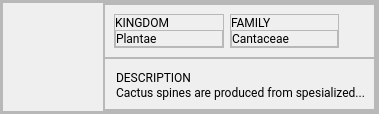
                 <widget class="QFrame" name="frame_45">
                  <property name="frameShape">
                   <enum>QFrame::StyledPanel</enum>
                  </property>
                  <property name="frameShadow">
                   <enum>QFrame::Raised</enum>
                  </property>
                  <layout class="QHBoxLayout" name="horizontalLayout_54">
                   <property name="spacing">
                    <number>0</number>
                   </property>
                   <property name="leftMargin">
                    <number>0</number>
                   </property>
                   <property name="topMargin">
                    <number>0</number>
                   </property>
                   <property name="rightMargin">
                    <number>0</number>
                   </property>
                   <property name="bottomMargin">
                    <number>0</number>
                   </property>
                   <item>
                    <widget class="QFrame" name="frame_62">
                     <property name="frameShape">
                      <enum>QFrame::StyledPanel</enum>
                     </property>
                     <property name="frameShadow">
                      <enum>QFrame::Raised</enum>
                     </property>
                     <layout class="QHBoxLayout" name="horizontalLayout_55">
                      <property name="spacing">
                       <number>4</number>
                      </property>
                      <property name="leftMargin">
                       <number>0</number>
                      </property>
                      <property name="topMargin">
                       <number>0</number>
                      </property>
                      <property name="rightMargin">
                       <number>0</number>
                      </property>
                      <property name="bottomMargin">
                       <number>0</number>
                      </property>
                      <item>
                       <widget class="QFrame" name="frame_63">
                        <property name="frameShape">
                         <enum>QFrame::StyledPanel</enum>
                        </property>
                        <property name="frameShadow">
                         <enum>QFrame::Raised</enum>
                        </property>
                        <layout class="QHBoxLayout" name="horizontalLayout_56">
                         <property name="spacing">
                          <number>0</number>
                         </property>
                         <property name="leftMargin">
                          <number>0</number>
                         </property>
                         <property name="topMargin">
                          <number>0</number>
                         </property>
                         <property name="rightMargin">
                          <number>0</number>
                         </property>
                         <property name="bottomMargin">
                          <number>0</number>
                         </property>
                         <item>
                          <widget class="QLabel" name="label_80">
                           <property name="minimumSize">
                            <size>
                             <width>100</width>
                             <height>100</height>
                            </size>
                           </property>
                           <property name="maximumSize">
                            <size>
                             <width>100</width>
                             <height>100</height>
                            </size>
                           </property>
                           <property name="text">
                            <string/>
                           </property>
                           <property name="scaledContents">
                            <bool>true</bool>
                           </property>
                          </widget>
                         </item>
                         <item>
                          <widget class="QFrame" name="frame_64">
                           <property name="frameShape">
                            <enum>QFrame::StyledPanel</enum>
                           </property>
                           <property name="frameShadow">
                            <enum>QFrame::Raised</enum>
                           </property>
                           <layout class="QVBoxLayout" name="verticalLayout_24">
                            <property name="spacing">
                             <number>0</number>
                            </property>
                            <property name="leftMargin">
                             <number>0</number>
                            </property>
                            <property name="topMargin">
                             <number>0</number>
                            </property>
                            <property name="rightMargin">
                             <number>0</number>
                            </property>
                            <property name="bottomMargin">
                             <number>0</number>
                            </property>
                            <item>
                             <widget class="QFrame" name="frame_10">
                              <property name="frameShape">
                               <enum>QFrame::StyledPanel</enum>
                              </property>
                              <property name="frameShadow">
                               <enum>QFrame::Raised</enum>
                              </property>
                              <layout class="QHBoxLayout" name="horizontalLayout_57">
                               <item>
                                <widget class="QFrame" name="frame_65">
                                 <property name="frameShape">
                                  <enum>QFrame::StyledPanel</enum>
                                 </property>
                                 <property name="frameShadow">
                                  <enum>QFrame::Raised</enum>
                                 </property>
                                 <layout class="QVBoxLayout" name="verticalLayout_25">
                                  <property name="spacing">
                                   <number>0</number>
                                  </property>
                                  <property name="leftMargin">
                                   <number>0</number>
                                  </property>
                                  <property name="topMargin">
                                   <number>0</number>
                                  </property>
                                  <property name="rightMargin">
                                   <number>0</number>
                                  </property>
                                  <property name="bottomMargin">
                                   <number>0</number>
                                  </property>
                                  <item>
                                   <widget class="QLabel" name="label_81">
                                    <property name="font">
                                     <font>
                                      <family>Roboto</family>
                                      <weight>50</weight>
                                      <bold>false</bold>
                                     </font>
                                    </property>
                                    <property name="text">
                                     <string>KINGDOM</string>
                                    </property>
                                   </widget>
                                  </item>
                                  <item>
                                   <widget class="QFrame" name="frame_66">
                                    <property name="frameShape">
                                     <enum>QFrame::StyledPanel</enum>
                                    </property>
                                    <property name="frameShadow">
                                     <enum>QFrame::Raised</enum>
                                    </property>
                                    <layout class="QHBoxLayout" name="horizontalLayout_58">
                                     <property name="spacing">
                                      <number>0</number>
                                     </property>
                                     <property name="leftMargin">
                                      <number>0</number>
                                     </property>
                                     <property name="topMargin">
                                      <number>0</number>
                                     </property>
                                     <property name="rightMargin">
                                      <number>0</number>
                                     </property>
                                     <property name="bottomMargin">
                                      <number>0</number>
                                     </property>
                                     <item alignment="Qt::AlignLeft">
                                      <widget class="QLabel" name="label_82">
                                       <property name="font">
                                        <font>
                                         <family>Roboto</family>
                                         <weight>50</weight>
                                         <bold>false</bold>
                                        </font>
                                       </property>
                                       <property name="text">
                                        <string>Plantae</string>
                                       </property>
                                       <property name="scaledContents">
                                        <bool>true</bool>
                                       </property>
                                      </widget>
                                     </item>
                                    </layout>
                                   </widget>
                                  </item>
                                 </layout>
                                </widget>
                               </item>
                               <item>
                                <widget class="QFrame" name="frame_67">
                                 <property name="frameShape">
                                  <enum>QFrame::StyledPanel</enum>
                                 </property>
                                 <property name="frameShadow">
                                  <enum>QFrame::Raised</enum>
                                 </property>
                                 <layout class="QVBoxLayout" name="verticalLayout_26">
                                  <property name="spacing">
                                   <number>0</number>
                                  </property>
                                  <property name="leftMargin">
                                   <number>0</number>
                                  </property>
                                  <property name="topMargin">
                                   <number>0</number>
                                  </property>
                                  <property name="rightMargin">
                                   <number>0</number>
                                  </property>
                                  <property name="bottomMargin">
                                   <number>0</number>
                                  </property>
                                  <item>
                                   <widget class="QLabel" name="label_83">
                                    <property name="font">
                                     <font>
                                      <family>Roboto</family>
                                      <weight>50</weight>
                                      <bold>false</bold>
                                     </font>
                                    </property>
                                    <property name="text">
                                     <string>&lt;html&gt;&lt;head/&gt;&lt;body&gt;&lt;p&gt;FAMILY&lt;/p&gt;&lt;/body&gt;&lt;/html&gt;</string>
                                    </property>
                                   </widget>
                                  </item>
                                  <item>
                                   <widget class="QFrame" name="frame_68">
                                    <property name="frameShape">
                                     <enum>QFrame::StyledPanel</enum>
                                    </property>
                                    <property name="frameShadow">
                                     <enum>QFrame::Raised</enum>
                                    </property>
                                    <layout class="QHBoxLayout" name="horizontalLayout_59">
                                     <property name="spacing">
                                      <number>0</number>
                                     </property>
                                     <property name="leftMargin">
                                      <number>0</number>
                                     </property>
                                     <property name="topMargin">
                                      <number>0</number>
                                     </property>
                                     <property name="rightMargin">
                                      <number>0</number>
                                     </property>
                                     <property name="bottomMargin">
                                      <number>0</number>
                                     </property>
                                     <item alignment="Qt::AlignLeft">
                                      <widget class="QLabel" name="label_84">
                                       <property name="font">
                                        <font>
                                         <family>Roboto</family>
                                         <weight>50</weight>
                                         <bold>false</bold>
                                        </font>
                                       </property>
                                       <property name="text">
                                        <string>Cantaceae</string>
                                       </property>
                                       <property name="scaledContents">
                                        <bool>true</bool>
                                       </property>
                                      </widget>
                                     </item>
                                    </layout>
                                   </widget>
                                  </item>
                                 </layout>
                                </widget>
                               </item>
                               <item>
                                <widget class="QLabel" name="label_23">
                                 <property name="minimumSize">
                                  <size>
                                   <width>20</width>
                                   <height>20</height>
                                  </size>
                                 </property>
                                 <property name="maximumSize">
                                  <size>
                                   <width>20</width>
                                   <height>20</height>
                                  </size>
                                 </property>
                                 <property name="text">
                                  <string/>
                                 </property>
                                 <property name="pixmap">
                                  <pixmap resource="resources.qrc">:/figma/assets/icons/figma/HomePage-top-cards-icons/Heart.svg</pixmap>
                                 </property>
                                 <property name="scaledContents">
                                  <bool>true</bool>
                                 </property>
                                </widget>
                               </item>
                              </layout>
                             </widget>
                            </item>
                            <item>
                             <widget class="QFrame" name="frame_46">
                              <property name="frameShape">
                               <enum>QFrame::StyledPanel</enum>
                              </property>
                              <property name="frameShadow">
                               <enum>QFrame::Raised</enum>
                              </property>
                              <layout class="QVBoxLayout" name="verticalLayout_27">
                               <property name="spacing">
                                <number>0</number>
                               </property>
                               <property name="leftMargin">
                                <number>11</number>
                               </property>
                               <property name="topMargin">
                                <number>11</number>
                               </property>
                               <item>
                                <widget class="QLabel" name="label_17">
                                 <property name="font">
                                  <font>
                                   <family>Roboto</family>
                                   <weight>50</weight>
                                   <bold>false</bold>
                                  </font>
                                 </property>
                                 <property name="text">
                                  <string>DESCRIPTION</string>
                                 </property>
                                </widget>
                               </item>
                               <item>
                                <widget class="QLabel" name="label_8">
                                 <property name="font">
                                  <font>
                                   <family>Roboto</family>
                                   <weight>50</weight>
                                   <bold>false</bold>
                                  </font>
                                 </property>
                                 <property name="text">
                                  <string>Cactus spines are produced from spesialized...</string>
                                 </property>
                                </widget>
                               </item>
                              </layout>
                             </widget>
                            </item>
                           </layout>
                          </widget>
                         </item>
                        </layout>
                       </widget>
                      </item>
                     </layout>
                    </widget>
                   </item>
                  </layout>
                 </widget>
